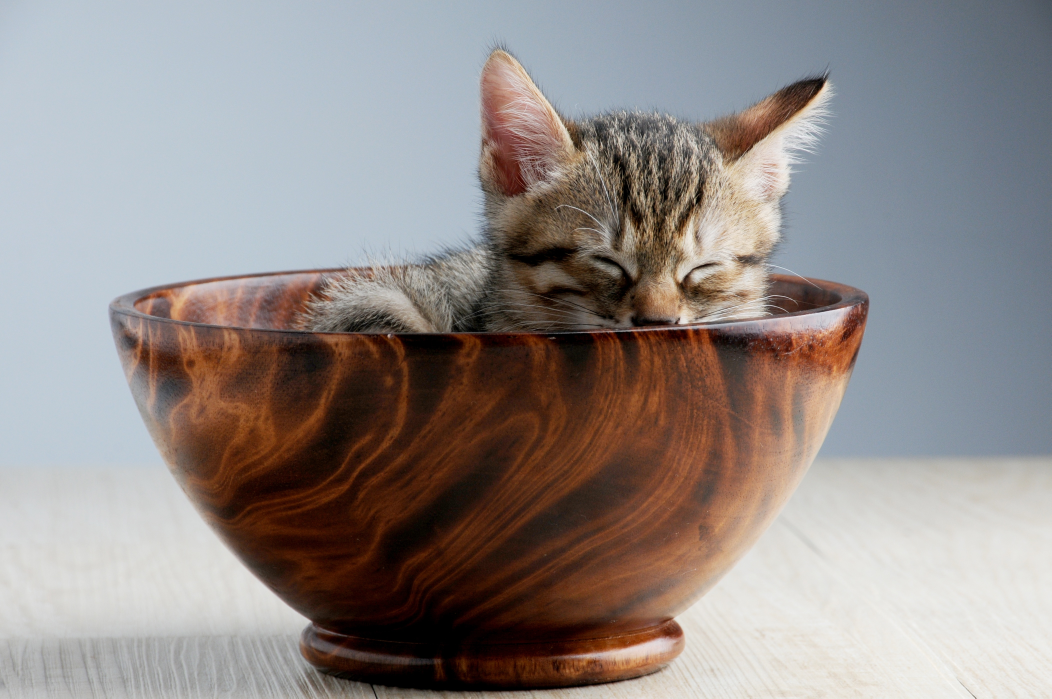
#> input picture Archive/archive/Images/cat.jpeg, 4206 x 2794 px (shown at 1/4 size)
$ python 'Load Image.py'
#> lines starting #> are read from the running program, lines starting #| are printed output that depends on the picture
import numpy as np
import cv2
import os

# create a window named "Frame"
cv2.namedWindow("Frame")

# load a cat picture from opencv_lessons/Images
path = str(os.path.dirname(__file__)) + "/../Images/cat.jpeg"
image = cv2.imread(path, 1)
#> image is the input picture: shape (2794, 4206, 3); mean B, G, R 136.4, 138.5, 146

# resize the image to 1000 pixels wide and 650 pixels tall
image = cv2.resize(image, (1000,650))
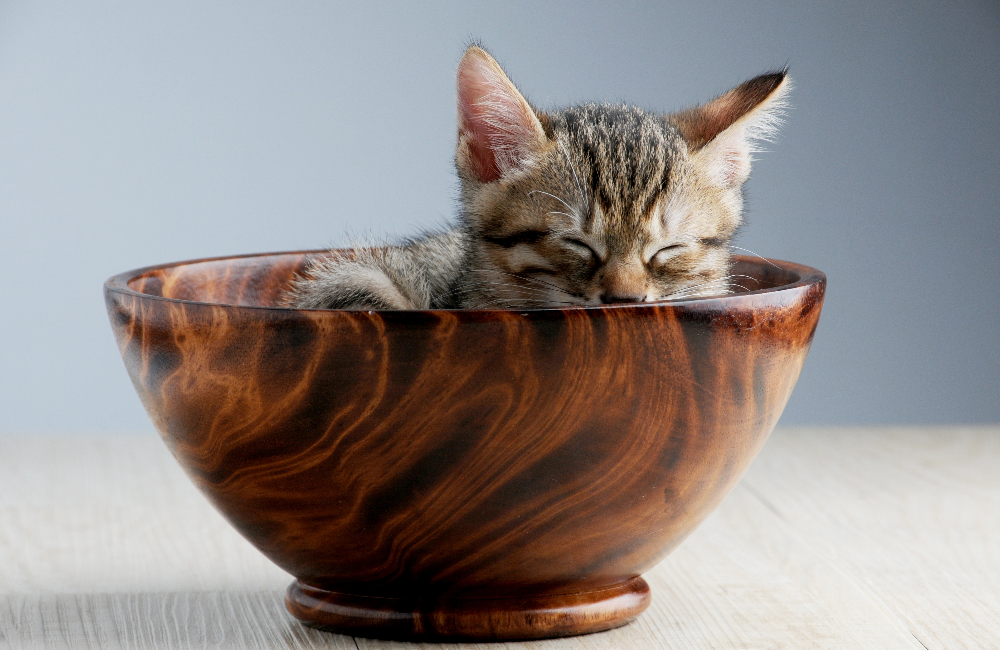
#> image: shape (650, 1000, 3); mean B, G, R 136.2, 138.4, 145.8

# place the image in the window named "Frame"
cv2.imshow("Frame", image)

# wait until a key is pressed
cv2.waitKey(0)
cv2.destroyAllWindows()
